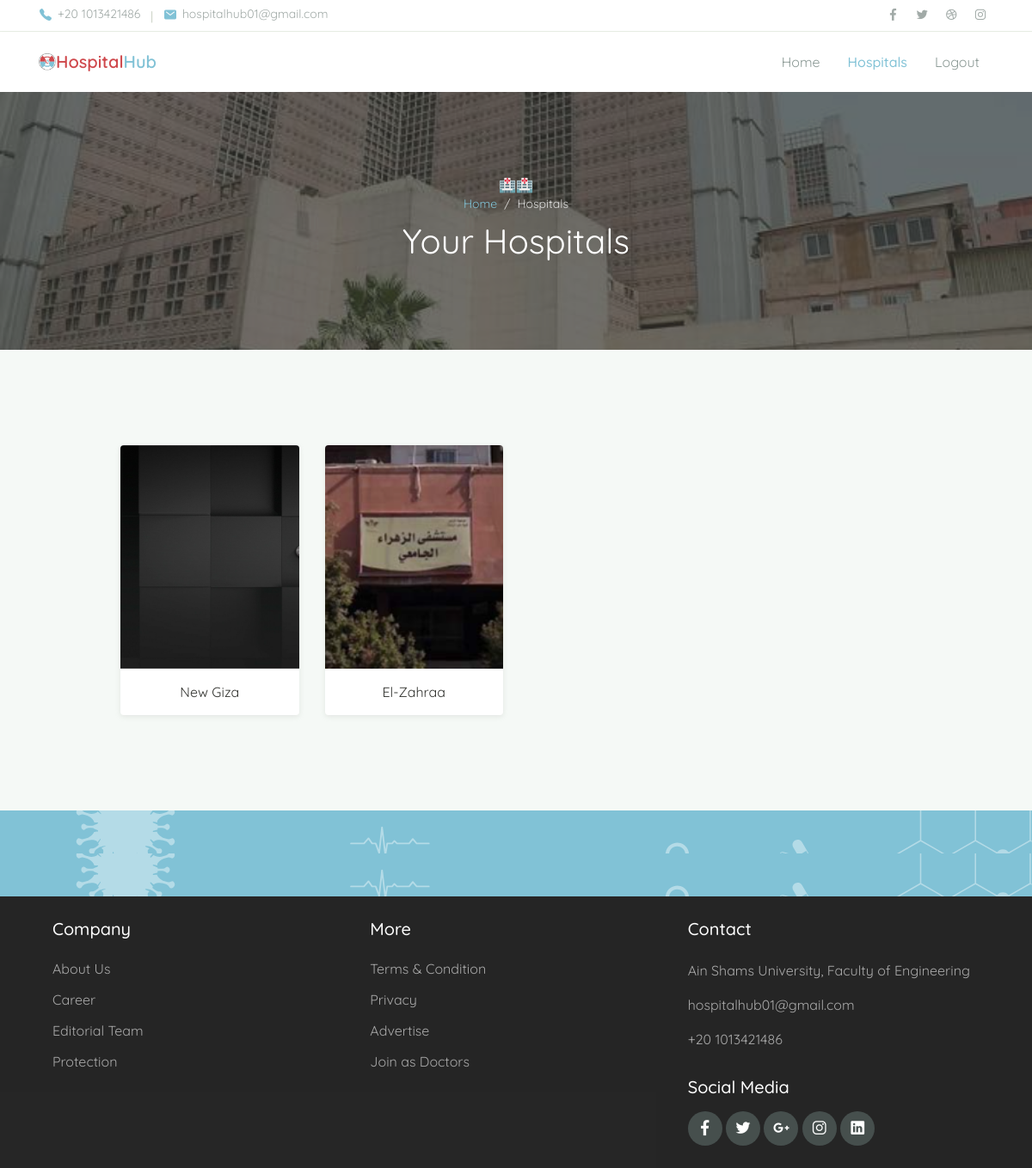
The app's page /hospital_hub/owner/view_hospitals (signed in) with its own data.
### hospital_hub/models.py (models this page shows, shortened)
class Hospital(models.Model):
    name = models.CharField(max_length=100)
    city = models.ForeignKey(City, on_delete=models.PROTECT, null=True)
    specialities = models.ManyToManyField(Speciality, blank=True, null=True)
    image = models.ImageField(
        upload_to="media/", null=True, default="media/no_hospital_img.png")

### hospital_hub/views.py (the view)
# urls.py: path('owner/view_hospitals', views.Owner.OwnerViewHospitals,
    def OwnerViewHospitals(request):
        if not request.user.is_authenticated:
            return HttpResponseRedirect(reverse('owner_login'))
        elif not request.user.is_owner:
            return HttpResponseRedirect(reverse('home'))
        hospitals = HospitalModel.objects.all()
        if hospitals.count() == 0:
            return render(request, "hospital_hub/Owner/owner_view_hospitals.html", {"hospitals": None})
        else:
            return render(request, "hospital_hub/Owner/owner_view_hospitals.html", {"hospitals": hospitals})

### hospital_hub/models.py (called while the page is built)
    @property
    def is_owner(self):
        return self.owner

### hospital_hub/templates/hospital_hub/Owner/owner_view_hospitals.html (shortened to what this page needs)
{%extends 'hospital_hub/Admin/admin_layout.html'%}
{%load static%}
{%block body%}
<header>
    <nav class="navbar navbar-expand-lg navbar-light shadow-sm">
        <div class="container">
            <img src="{%static 'hospital_hub/assets/img/logo2.png'%}" alt="" style="width:20px;">
            <a style="color:#81C2D6" class="navbar-brand" href="#"><span class="text-primary2">Hospital</span>Hub </a>
            <div class="collapse navbar-collapse" id="navbarSupport">
                    <ul class="navbar-nav ml-auto">
                        <li class="nav-item ">
                            <a class="nav-link " href="{%url 'owner_home'%}">Home</a>
                        </li>
                            <li class="nav-item">
                            <a class="nav-link active" href="{%url 'owner_view_hospitals'%}">Hospitals</a>
                        </li>
                        <li class="nav-item">
                            <a class="nav-link" href="{%url 'owner_logout'%}">Logout</a>
                        </li>
                    </ul>
                </div>
        </div>
    </nav>
</header>
<div class="page-banner overlay-dark bg-image"
    style="background-image: url(../../../static/hospital_hub/assets/img/bg_image_1.jpg)">
    <div class="banner-section">
        <div class="container text-center wow fadeInUp">
            <span class="subhead">🏥{{hospital_name}}🏥</span>
            <nav aria-label="Breadcrumb">
                <ol class="breadcrumb breadcrumb-dark bg-transparent justify-content-center py-0 mb-2">
                    <li class="breadcrumb-item"><a href="{%url 'owner_home'%}">Home</a></li>
                    <li class="breadcrumb-item active" aria-current="page">
                        Hospitals
                    </li>
                </ol>
            </nav>
            <h1 class="font-weight-normal">Your Hospitals</h1>
        </div>
    </div>
</div>
<div class="page-section bg-light">
    <div class="container">
        <div class="row justify-content-center">
            <div class="col-lg-10">
                <div class="row">
                    {%if hospitals %}
                        {%for hospital in hospitals %}
                            <div class="col-md-6 col-lg-3 py-3 wow zoomIn">
                                <div class="card-doctor">
                                    <div class="header">
                                        {%if hospital.image %}
                                            <img src="{{hospital.image.url}}" alt="" height="260" style="object-fit: cover;">
                                        {% else %}
                                            <img src="https://www.w3schools.com/images/lamp.jpg" alt="" height="260" style="object-fit: cover;">
                                        {%endif%}
                                    </div>
                                    <div class="body">
                                        <p class="text-x2 mb-0" style="text-align: center">
                                            {{hospital.name}}
                                        </p>
                                    </div>
                                </div>
                            </div>
                        {%endfor%}
                    {%else%}
                        <h1 style="color:grey;">Your have no hospitals added yet.</h1>
                    {%endif%}
                </div>
            </div>
        </div>
    </div>
                                </div>
<div class="page-section banner-home bg-image"
style="background-image: url(../assets/img/banner-pattern.svg)">
<div class="container py-5 py-lg-0">
    <div class="row align-items-center">
        <div class="col-lg-12 wow zoomIn">
        </div>
    </div>
</div>
</div>
{%endblock%}

### hospital_hub/static/hospital_hub/assets/css/theme.css (style rules this page uses)
body { font-family: "Quicksand", sans-serif; }
:root { --primary: #81C2D6; --accent: #FF3D85; --secondary: #4E5AFE; --warning: #EED818; --info: #05B4E1; --danger: #FF4943; --success: #96C93D; --dark: #343531; --light: #F5F9F6; --cs: #596261; --grey: #6E807A; }
body { font-family: "Source Sans Pro", sans-serif; line-height: 1.5; color: #343531; }
a { color: #07be94; text-decoration: none; background-color: transparent; }
.bg-light { background-color: #F5F9F6 !important; }
.text-primary2 { color: #CF484C !important; }
.breadcrumb { background-color: #f8f9fa; }
.breadcrumb-dark .breadcrumb-item a { color: #81C2D6; }
.breadcrumb-dark .breadcrumb-item + .breadcrumb-item::before { display: inline-block; padding-right: 0.5rem; color: rgba(255, 255, 255, 0.8); content: "/"; }
.breadcrumb-dark .breadcrumb-item.active { color: rgba(255, 255, 255, 0.8); }
.navbar { min-height: 70px; }
.navbar-brand { color:green; font-weight: 600; padding-top: 10px; padding-bottom: 10px; }
.navbar-nav { margin-top: 10px; border-top: 1px solid #E8EEE4; flex-shrink: 0; }
.navbar-nav .nav-link { transition: all .2s ease; }
.navbar-light .navbar-nav .nav-link { color: rgba(110, 128, 122, 0.8); }
.navbar-light .navbar-nav .show > .nav-link, .navbar-light .navbar-nav .active > .nav-link, .navbar-light .navbar-nav .nav-link.show, .navbar-light .navbar-nav .nav-link.active { font-weight: 500; color: #81C2D6; }
@media (min-width: 992px) { .navbar-expand-lg .navbar-nav { margin-top: 0; border-top: none; } }
@media (min-width: 992px) { .navbar-expand-lg .navbar-nav .nav-link { padding-right: 16px; padding-left: 16px; } }
@media (min-width: 992px) { .navbar-expand-lg .navbar-nav { align-items: center; } }
.bg-image { position: relative; background-position: center center; background-size: cover; background-repeat: no-repeat; }
.bg-image > * { position: relative; z-index: 10; }
.page-section { position: relative; padding-top: 80px; padding-bottom: 80px; overflow: hidden; }
.page-banner { position: relative; height: 300px; z-index: 10; }
.page-hero.overlay-dark::before, .page-banner.overlay-dark::before { content: ""; position: absolute; top: 0; left: 0; width: 100%; height: 100%; background: rgba(52, 53, 49, 0.7); z-index: 1; }
.page-banner .breadcrumb-item, .page-banner .breadcrumb-item a { font-size: 14px; }
.hero-section, .banner-section { position: relative; display: -ms-flexbox; display: flex; -ms-flex-align: center; align-items: center; -ms-flex-pack: center; justify-content: center; height: 100%; color: #ffffff; z-index: 10; }
.card-doctor { display: block; margin: 15px auto; width: 100%; max-width: 240px; background-color: #fff; border-radius: 4px; box-shadow: 0 2px 6px rgba(154, 159, 151, 0.2); overflow: hidden; }
.card-doctor .header { position: relative; width: 100%; height: 260px; overflow: hidden; }
.card-doctor .header::before { content: ''; position: absolute; top: 0; left: 0; width: 100%; height: 100%; background-color: rgba(52, 53, 49, 0.36); opacity: 0; transition: opacity .2s linear; }
.card-doctor .header img { width: 100%; }
.card-doctor .body { padding: 15px 20px; }
.banner-home { padding: 0; background-color: #81C2D6; color: #fff; height: 50px; }

### hospital_hub/templates/hospital_hub/Admin/admin_layout.html (style rules this page uses)
body { font-family: "Quicksand", sans-serif; }

### records on screen
Hospital: image (picture), name "New Giza"
Hospital: image (picture), name "El-Zahraa"
